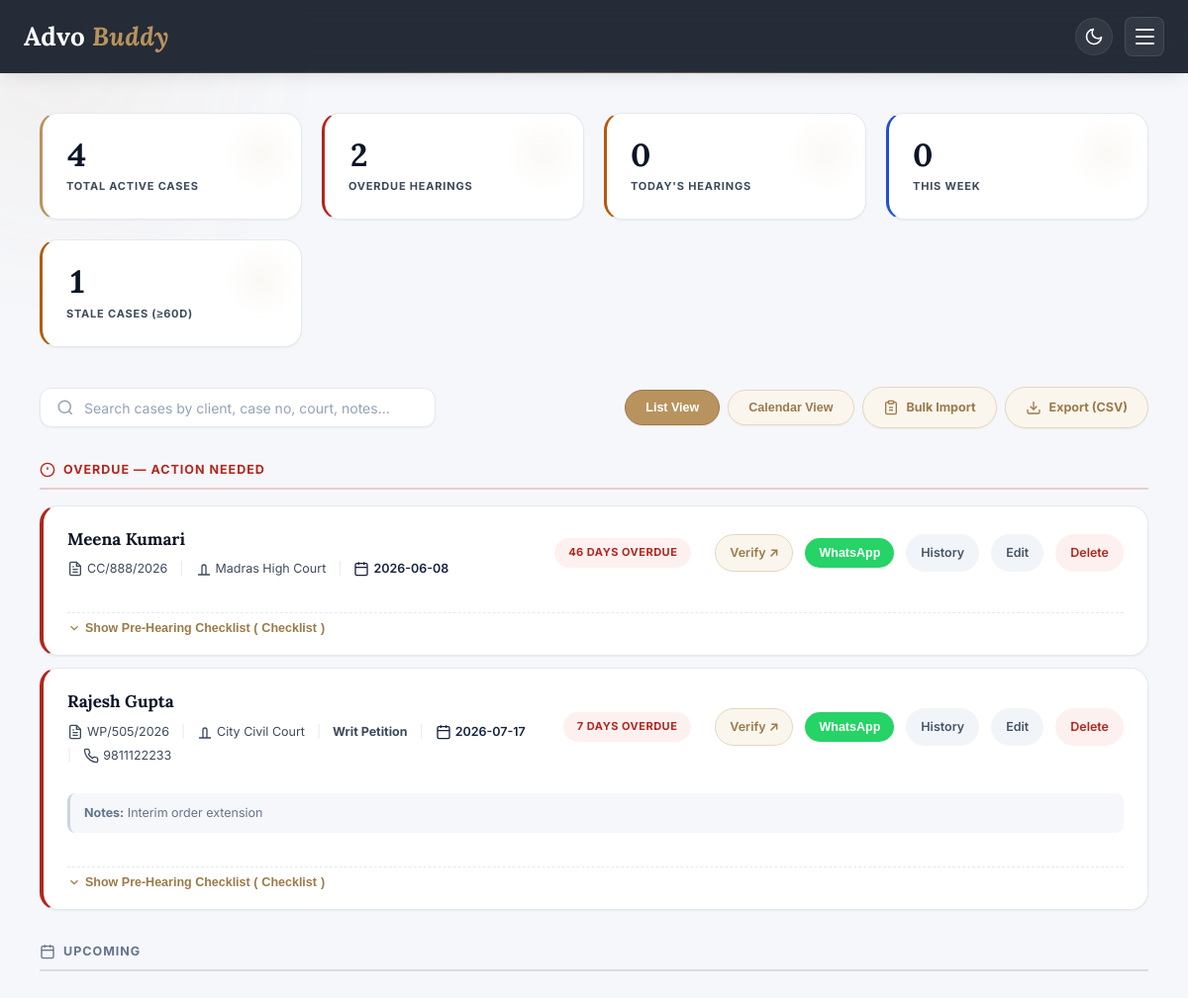
Screenshot of / (signed in) with the database file from the repository.
### tables this page shows
CREATE TABLE cases (
            id INTEGER PRIMARY KEY AUTOINCREMENT,
            advocate_id INTEGER NOT NULL,
            client_name TEXT NOT NULL,
            client_phone TEXT,
            case_number TEXT NOT NULL,
            court_name TEXT NOT NULL,
            case_type TEXT,
            next_hearing_date TEXT NOT NULL,
            notes TEXT,
            status TEXT DEFAULT 'Active',
            notify_client INTEGER DEFAULT 0,
            created_at TEXT DEFAULT CURRENT_TIMESTAMP, opposing_counsel TEXT, opposing_counsel_phone TEXT, judge_name TEXT, court_hall TEXT, item_number TEXT, case_stage TEXT, total_fee INTEGER DEFAULT 0, fee_paid INTEGER DEFAULT 0, expenses INTEGER DEFAULT 0,
            FOREIGN KEY (advocate_id) REFERENCES advocates (id)
        );

### app.py (the view)
@app.route("/")
@login_required
def dashboard():
    advocate_id = session["advocate_id"]
    conn = get_db()
    cur = conn.cursor()
    today = datetime.now().date()
    cur.execute(
        """SELECT c.*, COALESCE(
               (SELECT MAX(added_at) FROM hearing_history WHERE case_id = c.id),
               c.created_at
           ) AS last_updated_at
           FROM cases c
           WHERE c.status='Active' AND c.advocate_id=%s
           ORDER BY c.next_hearing_date ASC""",
        (advocate_id,),
    )
    all_cases = cur.fetchall()
    cur.close()
    conn.close()
    overdue, today_list, this_week, upcoming = [], [], [], []
    stale_cases_count = 0
    for case in all_cases:
        hearing_date = datetime.strptime(case["next_hearing_date"], "%Y-%m-%d").date()
        days_left = (hearing_date - today).days
        last_updated_raw = str(case.get("last_updated_at") or case.get("created_at") or today.strftime("%Y-%m-%d"))[:10]
        try:
            last_update_date = datetime.strptime(last_updated_raw, "%Y-%m-%d").date()
        except ValueError:
            last_update_date = today
        days_since_update = (today - last_update_date).days
        is_stale = (days_since_update >= STALE_CASE_DAYS)
        case["days_since_update"] = days_since_update
        case["is_stale"] = is_stale
        if is_stale:
            stale_cases_count += 1
        if days_left < 0:
            overdue.append((case, days_left))
        elif days_left == 0:
            today_list.append((case, days_left))
        elif days_left <= 7:
            this_week.append((case, days_left))
        else:
            upcoming.append((case, days_left))
    return render_template(
        "dashboard.html",
        overdue=overdue,
        today_list=today_list,
        this_week=this_week,
        upcoming=upcoming,
        total_cases=len(all_cases),
        stale_cases_count=stale_cases_count,
        STALE_CASE_DAYS=STALE_CASE_DAYS,
    )

### app.py (called while the page is built)
def get_db():
    if DATABASE_URL and HAS_POSTGRES:
        conn = psycopg2.connect(DATABASE_URL, cursor_factory=psycopg2.extras.RealDictCursor)
        return conn
    else:
        db_path = os.path.join(os.path.dirname(__file__), "advo_buddy.db")
        conn = sqlite3.connect(db_path)
        conn.row_factory = sqlite3.Row
        conn.execute("PRAGMA foreign_keys = ON;")
        return SQLiteConnectionWrapper(conn)

def login_required(f):
    @wraps(f)
    def wrapper(*args, **kwargs):
        if "advocate_id" not in session:
            flash("Please log in to continue.", "error")
            return redirect(url_for("login"))
        return f(*args, **kwargs)
    return wrapper

@app.context_processor
def inject_advocate():
    return {
        "current_advocate_name": session.get("advocate_name"),
        "current_advocate_avatar": session.get("advocate_avatar")
    }

    def execute(self, query, params=None):
        query = query.replace('%s', '?')
        if "SERIAL PRIMARY KEY" in query:
            query = query.replace("SERIAL PRIMARY KEY", "INTEGER PRIMARY KEY AUTOINCREMENT")
        if params is not None:
            if not isinstance(params, (list, tuple)):
                params = (params,)
            self.cursor.execute(query, params)
        else:
            self.cursor.execute(query)
        return self

    def fetchall(self):
        rows = self.cursor.fetchall()
        return [dict(row) for row in rows]

    def close(self):
        self.cursor.close()

    def cursor(self):
        return SQLiteCursorWrapper(self.conn.cursor())

    def close(self):
        self.conn.close()

### templates/dashboard.html (shortened to what this page needs)
{% extends "base.html" %}
{% from "macros.html" import render_case %}
{% block content %}
<div class="stats-row">
    <div class="stat-card" style="border-left-color: var(--accent);">
        <div class="num">{{ total_cases }}</div>
        <div class="label">Total Active Cases</div>
    </div>
    <div class="stat-card" style="border-left-color: var(--danger);">
        <div class="num">{{ overdue|length }}</div>
        <div class="label">Overdue Hearings</div>
    </div>
    <div class="stat-card" style="border-left-color: var(--warning);">
        <div class="num">{{ today_list|length }}</div>
        <div class="label">Today's Hearings</div>
    </div>
    <div class="stat-card" style="border-left-color: var(--info);">
        <div class="num">{{ this_week|length }}</div>
        <div class="label">This Week</div>
    </div>
    <div class="stat-card" style="border-left-color: var(--warning);">
        <div class="num">{{ stale_cases_count }}</div>
        <div class="label">Stale Cases (&ge;{{ STALE_CASE_DAYS }}d)</div>
    </div>
</div>
<div class="dashboard-actions">
    <div class="search-box">
        <svg viewBox="0 0 24 24" fill="none" stroke="currentColor" stroke-width="2"><circle cx="11" cy="11" r="8"></circle><line x1="21" y1="21" x2="16.65" y2="16.65"></line></svg>
        <input type="text" id="dashboard-search-input" placeholder="Search cases by client, case no, court, notes...">
    </div>
    <div style="display: flex; gap: 8px; align-items: center;">
        <button id="view-list-btn" class="btn-export active-view" title="Show list of hearings">List View</button>
        <button id="view-cal-btn" class="btn-export" title="Show calendar monthly view">Calendar View</button>
        <a href="{{ url_for('bulk_update_dates') }}" class="btn-export" title="Import hearing dates from cause list text">
            <svg class="icon-svg" viewBox="0 0 24 24" fill="none" stroke="currentColor" stroke-width="2"><path d="M16 4h2a2 2 0 0 1 2 2v14a2 2 0 0 1-2 2H6a2 2 0 0 1-2-2V6a2 2 0 0 1 2-2h2"></path><rect x="8" y="2" width="8" height="4" rx="1" ry="1"></rect><path d="M9 12h6"></path><path d="M9 16h6"></path></svg>
            Bulk Import
        </a>
        {% if total_cases > 0 %}
        <a href="{{ url_for('export_cases') }}" class="btn-export" title="Export case diary to CSV spreadsheet">
            <svg class="icon-svg" viewBox="0 0 24 24"><path d="M21 15v4a2 2 0 0 1-2 2H5a2 2 0 0 1-2-2v-4"></path><polyline points="7 10 12 15 17 10"></polyline><line x1="12" y1="15" x2="12" y2="3"></line></svg>
            Export (CSV)
        </a>
        {% endif %}
    </div>
</div>
{% if overdue %}
<div class="section-title overdue">
    <svg class="icon-svg" viewBox="0 0 24 24" style="stroke: var(--danger);"><circle cx="12" cy="12" r="10"></circle><line x1="12" y1="8" x2="12" y2="12"></line><line x1="12" y1="16" x2="12.01" y2="16"></line></svg>
    Overdue — Action Needed
</div>
<div class="case-list">
    {% for case, days in overdue %}
        {{ render_case(case, days, 'overdue', (days|abs|string) + ' days overdue') }}
    {% endfor %}
</div>
{% endif %}
{% if upcoming %}
<div class="section-title reveal-up" style="color: var(--gray-500); border-color: rgba(100, 116, 139, 0.2);">
    <svg class="icon-svg" viewBox="0 0 24 24" style="stroke: var(--gray-500);"><rect x="3" y="4" width="18" height="18" rx="2" ry="2"></rect><line x1="16" y1="2" x2="16" y2="6"></line><line x1="8" y1="2" x2="8" y2="6"></line><line x1="3" y1="10" x2="21" y2="10"></line></svg>
    Upcoming
</div>
{% endif %}
{% endblock %}

### templates/macros.html (shortened to what this page needs)
{% macro render_case(case, days_left, css_class, badge_text) %}
<div class="case-card {{ css_class }}" data-date="{{ case['next_hearing_date'] }}">
    <div class="case-info">
        <div class="client">{{ case['client_name'] }}</div>
        <div class="meta">
            <span class="meta-item" title="Case Number">
                <svg class="icon-svg" viewBox="0 0 24 24"><path d="M14 2H6a2 2 0 0 0-2 2v16a2 2 0 0 0 2 2h12a2 2 0 0 0 2-2V8z"></path><polyline points="14 2 14 8 20 8"></polyline><line x1="16" y1="13" x2="8" y2="13"></line><line x1="16" y1="17" x2="8" y2="17"></line><polyline points="10 9 9 9 8 9"></polyline></svg>
                {{ case['case_number'] }}
            </span>
            <span class="meta-divider">|</span>
            <span class="meta-item" title="Court Name">
                <svg class="icon-svg" viewBox="0 0 24 24"><path d="M3 21h18M9 21V9a3 3 0 0 1 6 0v12"></path></svg>
                {{ case['court_name'] }}
            </span>
            {% if case['case_type'] %}
            <span class="meta-divider">|</span>
            <span class="meta-item" title="Case Type">
                <strong>{{ case['case_type'] }}</strong>
            </span>
            {% endif %}
            <span class="meta-divider">|</span>
            <span class="meta-item" title="Hearing Date" style="color: var(--primary-light); font-weight: 600;">
                <svg class="icon-svg" viewBox="0 0 24 24"><rect x="3" y="4" width="18" height="18" rx="2" ry="2"></rect><line x1="16" y1="2" x2="16" y2="6"></line><line x1="8" y1="2" x2="8" y2="6"></line><line x1="3" y1="10" x2="21" y2="10"></line></svg>
                {{ case['next_hearing_date'] }}
            </span>
            {% if case['client_phone'] %}
            <span class="meta-divider">|</span>
            <span class="meta-item" title="Client Phone">
                {{ case['client_phone'] }}
            </span>
            {% endif %}
        </div>
    </div>
    <div style="display: flex; flex-direction: column; align-items: flex-end; gap: 6px;">
        <span class="badge {{ css_class }}">{{ badge_text }}</span>
    </div>
    <div class="actions">
        <a href="https://services.ecourts.gov.in/ecourtindia_v6/?p=casestatus/index" target="_blank" rel="noopener" class="btn-icon-text btn-ecourts" title="Opens eCourts official site">
            Verify ↗
        </a>
        <button type="button" class="btn-icon-text" style="background: #25D366; color: white; border: none; font-weight: 600; cursor: pointer;" onclick="shareOnWhatsApp('{{ case['client_phone'] or '' }}', '{{ case['case_number'] }}', '{{ case['court_name'] }}', '{{ case['court_hall'] or '' }}', '{{ case['item_number'] or '' }}', '{{ case['next_hearing_date'] }}', '{{ case['case_stage'] or '' }}', '{{ case['judge_name'] or '' }}')" title="Share hearing details on WhatsApp">
            WhatsApp
        </button>
        <a href="{{ url_for('case_history', case_id=case['id']) }}" class="btn-icon-text btn-edit" title="View hearing date history for this case">
            History
        </a>
        <a href="{{ url_for('edit_case', case_id=case['id']) }}" class="btn-icon-text btn-edit">
            Edit
        </a>
        <a href="{{ url_for('delete_case', case_id=case['id']) }}" class="btn-icon-text btn-delete" onclick="return confirm('Remove this case?')">
            Delete
        </a>
    </div>
    {% if case['notes'] %}
    <div class="case-notes">
        <strong>Notes:</strong> {{ case['notes'] }}
    </div>
    {% endif %}
    <div class="card-checklist-section" style="grid-column: 1 / -1; margin-top: 10px; border-top: 1px dashed var(--border-card); padding-top: 8px;">
        <button type="button" class="btn-toggle-card-tasks" data-case-id="{{ case['id'] }}" style="background: none; border: none; cursor: pointer; color: var(--accent-hover); font-size: 12.5px; font-weight: 600; padding: 0; display: flex; align-items: center; gap: 4px; transition: color 0.2s;">
            <svg class="icon-svg" viewBox="0 0 24 24" style="width: 14px; height: 14px; transform: rotate(0); transition: transform 0.25s;"><polyline points="6 9 12 15 18 9"></polyline></svg>
            Show Pre-Hearing Checklist (<span class="task-summary-count" id="task-summary-{{ case['id'] }}">...</span>)
        </button>
    </div>
</div>
{% endmacro %}

### rows the page displays
cases: client_name "Meena Kumari", case_number "CC/888/2026", court_name "Madras High Court", next_hearing_date "2026-06-08"
cases: client_name "Rajesh Gupta", case_number "WP/505/2026", court_name "City Civil Court", case_type "Writ Petition", next_hearing_date "2026-07-17", client_phone "9811122233", notes "Interim order extension"

### other values shown
{{ total_cases }} "4"
{{ overdue|length }} "2"
{{ today_list|length }} "0"
{{ this_week|length }} "0"
{{ stale_cases_count }} "1"
{{ STALE_CASE_DAYS }} "60"
{{ badge_text }} "46 DAYS OVERDUE" "7 DAYS OVERDUE"
